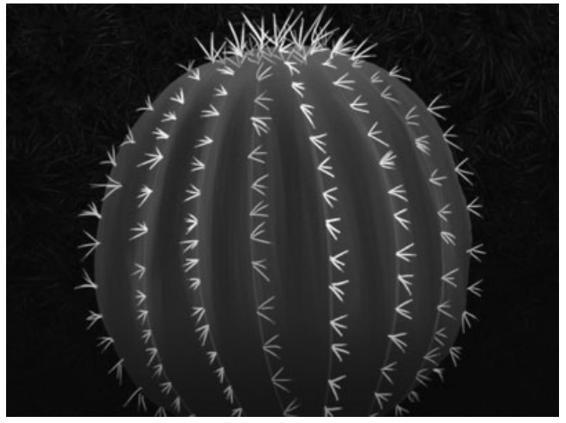
#> input picture 1.base/6.形态学运算/images/1.jpg, 566 x 423 px
$ jupyter execute '1.腐蚀.ipynb'
#> lines starting #> are read from the running program, lines starting #| are printed output that depends on the picture
[cell 1]
"""
腐蚀操作可以让图像沿着自己的边界向内收缩。OpenCV通过“核”来实现收缩计算。“核”的英文名为kernel，
在形态学中可以理解为“由n个像素组成的像素块”，像素块包含一个核心（核心通常在中央位置，也可以定义在其他位置）。
像素块在图像的边缘移动，在移动过程中，核会将图像边缘那些与核重合但又没有越过核心的像素点都抹除
OpenCV将腐蚀操作封装成erode()方法，该方法的语法如下：

     dst = cv2.erode(src, kernel, anchor, iterations, borderType, borderValue)
参数说明：

　src：原始图像。
　kernel：腐蚀使用的核。
　anchor：可选参数，核的锚点位置。
　iterations：可选参数，腐蚀操作的迭代次数，默认值为1。
　borderType：可选参数，边界样式，建议默认。
　borderValue：可选参数，边界值，建议默认。
返回值说明：

　dst：经过腐蚀之后的图像。
"""
import matplotlib.pyplot as plt
import matplotlib
import cv2
import numpy as np
matplotlib.rcParams['font.sans-serif'] = ['SimHei']  # 设置中文字体为黑体
matplotlib.rcParams['axes.unicode_minus'] = False  # 解决负号显示问题
image=cv2.imread("./images/1.jpg");
#> image is the input picture: shape (423, 566, 3); min 0, max 255, mean 47.5
plt.subplot(221)
plt.title("原始图")
plt.imshow(cv2.cvtColor(image, cv2.COLOR_BGR2RGB))
plt.subplot(222)
plt.title("腐蚀")
zeroArray=np.ones((3,3))
plt.imshow(cv2.erode(image, zeroArray))
plt.subplot(223)
plt.title("腐蚀")
dst = cv2.morphologyEx(image, cv2.MORPH_ERODE, zeroArray) #也可以使用这个形态学方法，效果和erode一致
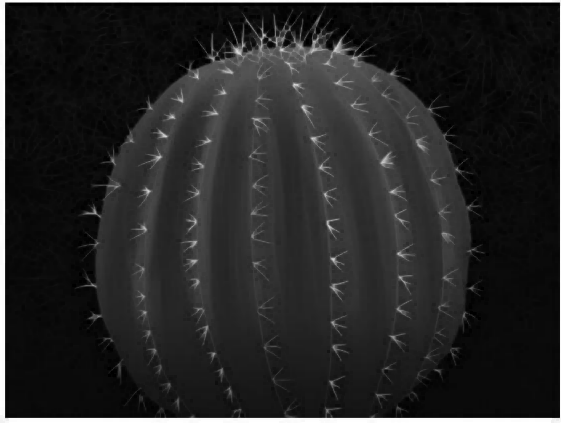
#> dst: shape (423, 566, 3); min 0, max 255, mean 39.1
plt.imshow(dst)
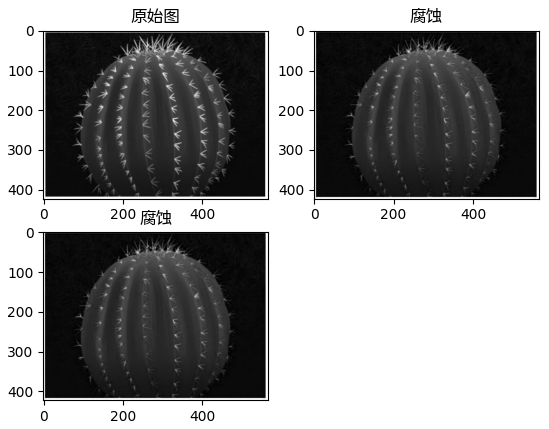
#> figure drawn by matplotlib, 3 panels

$ run again, with 1.base/6.形态学运算/images/2.jpg copied over 1.base/6.形态学运算/images/1.jpg
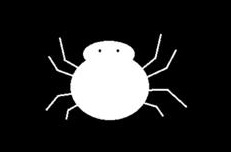
#> input picture 1.base/6.形态学运算/images/2.jpg, 231 x 152 px
#> image is the input picture: shape (152, 231, 3); min 0, max 255, mean 38.2
#> `dst = cv2.morphologyEx(image, cv2.MORPH_ERODE, zeroArray)`:
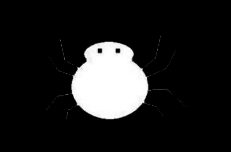
#> dst: shape (152, 231, 3); min 0, max 255, mean 31.9
#> `[cell 1] """ 腐蚀操作可以让图像沿着自己的边界向内收缩。OpenCV通过“核”来实现收缩计算。“核”的英文名为kernel， 在..`:
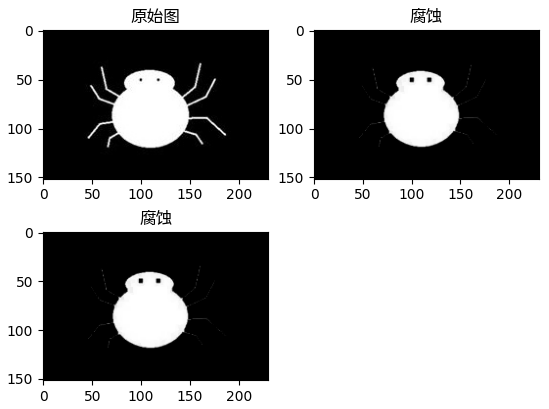
#> figure drawn by matplotlib, 3 panels
